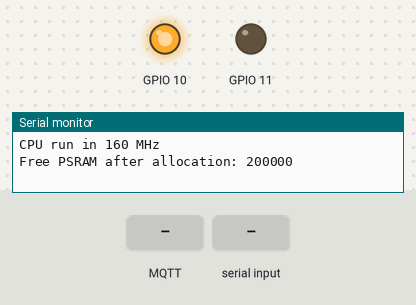
Bench run of a program on a simulated ESP32-S3. Parts: output pins drawn as LEDs (lit = HIGH), the last lines printed to the serial monitor. Dashed ring = blinking. The inputs (shaded band) are chosen by the test bench. The local clock reads 2024-03-15 10:24:30 at power-on unless the program sets it; no MQTT or app messages arrive unless stated.

Above: at 1.2 s.
1.3 s: MQTT message "1" arrives on the first subscribed topic
At 3.99 s:
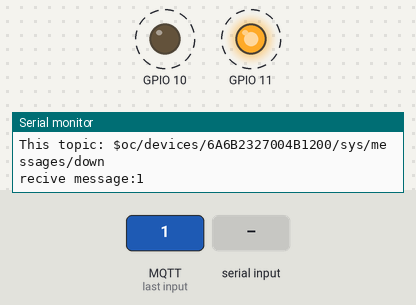
4.3 s: "1" received over the second serial link
7.3 s: MQTT message "on" arrives on the first subscribed topic
At 7.33 s:
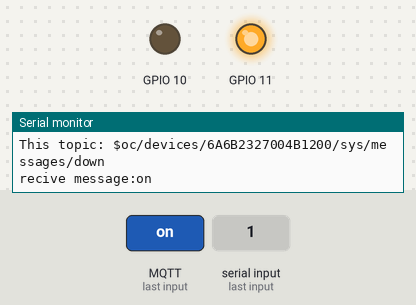
10.3 s: MQTT message "off" arrives on the first subscribed topic
Timing chart, 0 to 14.3 s (numbered marks = the images above; inputs shaded):
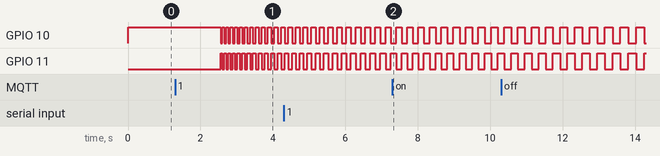

The program:

main.cpp
```cpp
#include <Arduino.h>
#include <queue.h>
#include <PubSubClient.h>
#include <WiFi.h>

#include "mytasks.h"
#include "Zigbee.h"


static const char *TAG = "controler";


void setup() {
  Serial.begin(921600);
  Serial.printf("\n\n\n\n\n\n\n\n\nCPU run in %d MHz\n", ESP.getCpuFreqMHz());
  // 打印PSRAM大小
  Serial.print("Free PSRAM after allocation: ");
  Serial.println(heap_caps_get_free_size(MALLOC_CAP_SPIRAM));
  // LED 任务相关初始化
  pinMode(LEDA, OUTPUT);
  LEDA_ON;
  pinMode(LEDB, OUTPUT);
  // 将 LED 闪烁的任务放在连接WiFi之后

  // MQTT任务相关初始化
  cloudFrame_queue = xQueueCreate(CLOUDFRAME_QUEUE_LEN, sizeof(CloudFrame)); // 创建队列
  xTaskCreatePinnedToCore(cloud_news_handle_task, "cloud_news_handle_task", 1024*10, NULL, 4, NULL, 0);

  // 串口任务相关初始化
  Serial1.begin(115200, SERIAL_8E1, GPIO_NUM_2, GPIO_NUM_1);
  customFrame_queue = xQueueCreate(CUSTOMFRAME_QUEUE_LEN ,sizeof(CustomFrame)); // 创建队列
  terminal_ack_semaphore = xSemaphoreCreateBinary();
  xTaskCreatePinnedToCore(serial_handle_task, "serial_handle_task", 1024*5, NULL, 3, NULL, 1); // 创建任务
  extern Zigbee zigbee;
  // zigbee.start();
  ESP_LOGI("", "Zigbee in UART1 begin~");
  // 终端消息处理任务相关初始化
  xTaskCreatePinnedToCore(terminal_news_handle_task, "terminal_news_handle_task", 1024*3, NULL, 3, NULL, 0); // 创建任务
}

void loop() {

}
```

Measured:
- by itself, GPIO 10, GPIO 11: alternates HIGH for 0.20 s and LOW for 0.20 s
